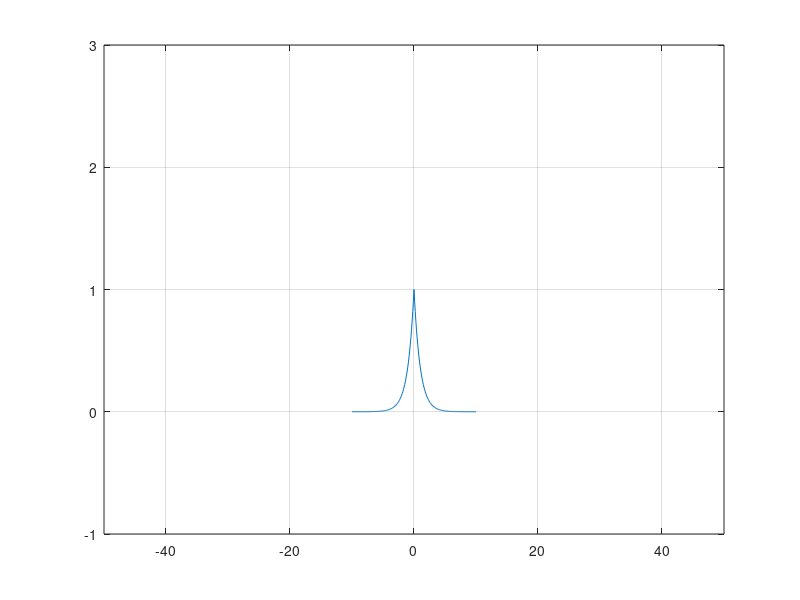

This chart was generated by the following MATLAB code:
clc
close all
t = -10:0.1:10;
y = exp(-abs(t));
plot(t,y)
axis([-50 50 -1 3])
grid on

%% Part a

% Range is (0, 1]

%% Part b

% into

%% Part c

% many one